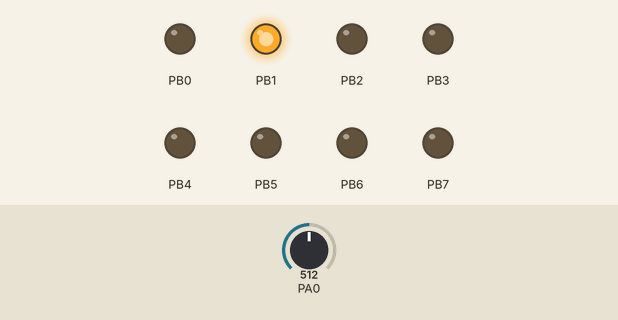
This program was run on a simulated ATmega16, built with avr-gcc and emulated at 16 MHz. Parts: output pins drawn as LEDs (lit = HIGH). Inputs (shaded band) come from the test bench; at power-on: PA0 = 512.

Above: at 1.2 s.
1.3 s: PA0 set to 643
2.8 s: PA0 set to 661
At 4.0 s:
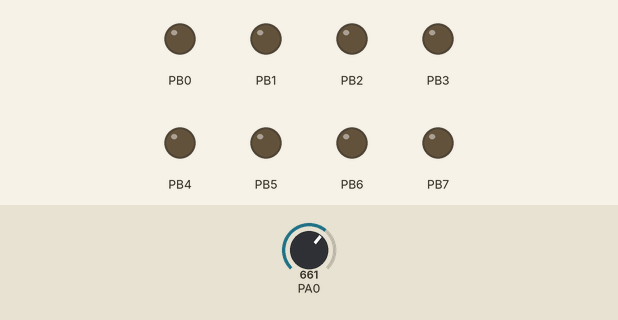
4.3 s: PA0 set to 640
At 5.3 s:
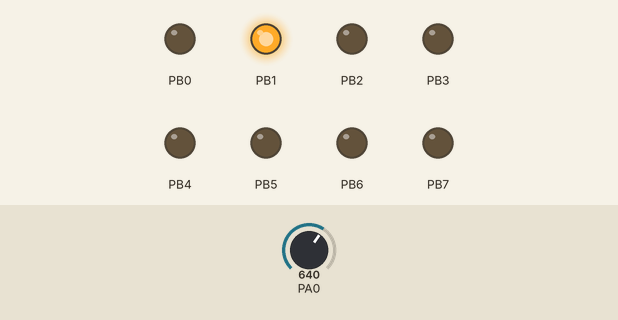
5.8 s: PA0 set to 660
At 6.5 s:
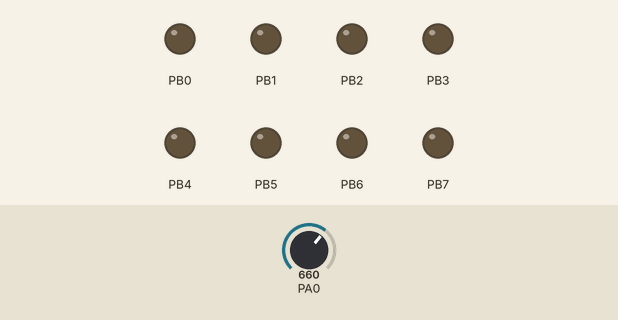
Timing chart, 0 to 8.3 s (numbered marks = the images above; inputs shaded):
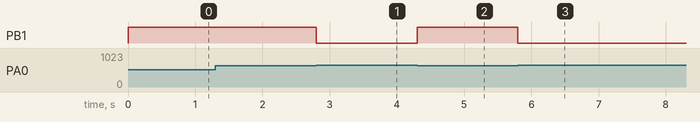

The program:

main.c
```c
/*
 * ADC.h
 *
 *  Created on: Apr 19, 2022
 *      Author: Barhoom
 */

#define F_CPU 16000000UL
#include <avr/io.h>
#include "Drivers/ADC.h"

int main(void) {

	DDRB = 0xff;
	ADC_Init();
	unsigned short int value_read;

	while(1) {
		value_read = ADC_Read(0); // reading analogue from PIN0

		if(value_read > 650) { // checking the status of PIN, if it is '1', turns on the LED
			PORTB = 0x00; // Turning on the Relay
		}
		else { // checking the status of PIN, if it is '0', turns off the LED
			PORTB = 0x02;   // Turning off the Relay
		}
	}
}
```

ADC.c
```c
/*
 * ADC.c
 *
 *  Created on: Apr 19, 2022
 *      Author: Barhoom
 */


#include "_BIT_MATH.h"
#include "ADC.h"


void ADC_Init (void)
{
	// ADC Enable
	// Put the number of bit ////
	SET_BIT(ADCSRA_Reg,7);

	// Prescaler Configuration as 128
	SET_BIT(ADCSRA_Reg,2);
	SET_BIT(ADCSRA_Reg,1);
	SET_BIT(ADCSRA_Reg,0);

	// Reference Voltage as AREF, Internal Vref turned off
	CLR_BIT(ADMUX_Reg,7);
	CLR_BIT(ADMUX_Reg,6);

	// ADC Data Rgith Adjustment
	CLR_BIT(ADMUX_Reg,5);
}

unsigned short int ADC_Read (unsigned char channel)
{
	// ADC Channel Selection
	channel &= 0x07;
	ADMUX_Reg &= 0xE0;
	ADMUX_Reg |= channel;

	// Start Single Conversion
	SET_BIT(ADCSRA_Reg,6);

	//wait for the conversion
	while(!(ADCSRA_Reg & (1<<4)));//check int

	//ADC Flag Clear
	CLR_BIT(ADCSRA_Reg,4);

	//////Put the shifting code to store resolution value ////////
	unsigned short int result = 0;
	unsigned short int L = ADCL_Reg & 0x00FF;
	unsigned short int M = ADCH_Reg & 0x0003;
	result = L | (M<<8);

	return result;
}
```

ADC.h
```c
/*
 * ADC.h
 *
 *  Created on: Apr 19, 2022
 *      Author: Barhoom
 */

#ifndef ADC_H_
#define ADC_H_

//////// Put addresses here ////////////////

#define ADMUX_Reg 	*((volatile unsigned char*)0x27) 	// ADC Multiplexer Register
#define ADCSRA_Reg 	*((volatile unsigned char*)0x26) 	// ADC Control And Status Register
#define ADCH_Reg 	*((volatile unsigned char*)0x25) 		// ADC High Register
#define ADCL_Reg 	*((volatile unsigned char*)0x24) 		// ADC Low Register


extern void ADC_Init (void); // ADC Initialization And Enable
extern unsigned short int ADC_Read (unsigned char); // Read From The ADC Channel

#endif /* ADC_H_ */

/*

*/
```

_BIT_MATH.h
```c
/*
 * _BIT_MATH.h
 *
 *  Created on: Apr 19, 2022
 *      Author: Barhoom
 */


#ifndef _BIT_MATH_H_
#define _BIT_MATH_H_

#define SET_BIT(REG_VAL,BITNO) (REG_VAL) |=  (1 << (BITNO))
#define CLR_BIT(REG_VAL,BITNO) (REG_VAL) &= ~(1 << (BITNO))
#define TOG_BIT(REG_VAL,BITNO) (REG_VAL) ^=  (1 << (BITNO))
#define GET_BIT(REG_VAL,BITNO) (((REG_VAL) >> (BITNO)) & 0x01)

#endif /* _BIT_MATH_H_ */
```

Measured:
- the behaviour switches between 650 and 651 on PA0 (found by bisection; images 0 and 1)
- after the input at 1.3 s, every drawn part: stays the same
- after the input at 2.8 s, PB1: HIGH → LOW at once
- after the input at 4.3 s, PB1: LOW → HIGH at once
- after the input at 5.8 s, PB1: HIGH → LOW at once
